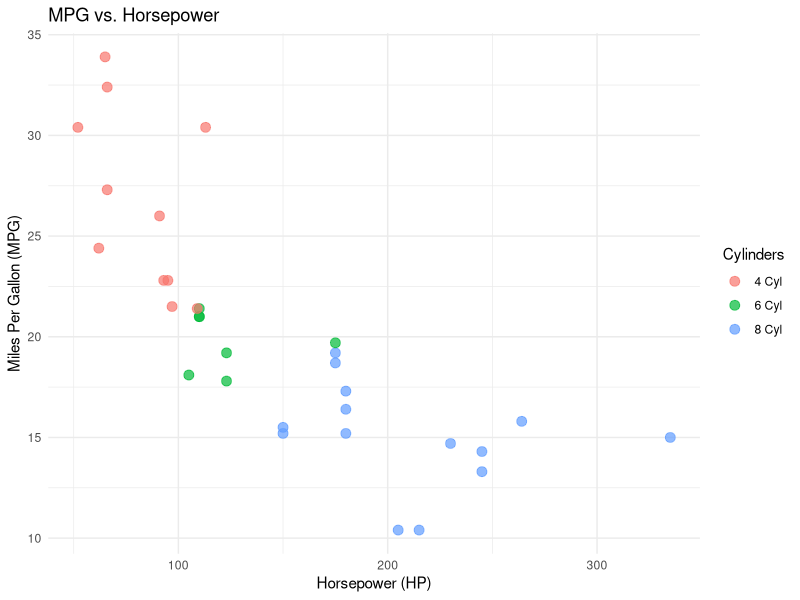

Generate this figure with R:
# Load necessary libraries
# install.packages("dplyr")
library(ggplot2)
library(dplyr)

# Load the mtcars dataset
data("mtcars")

# Data manipulation: Add a factor column for cylinders
mtcars <- mtcars %>%
  mutate(cyl_factor = factor(cyl, levels = c(4, 6, 8), labels = c("4 Cyl", "6 Cyl", "8 Cyl")))

# Summarize the dataset: Calculate mean MPG by cylinder category
summary_table <- mtcars %>%
  group_by(cyl_factor) %>%
  summarise(mean_mpg = mean(mpg, na.rm = TRUE))

print(summary_table)

# Plot
ggplot(mtcars, aes(x = hp, y = mpg, color = cyl_factor)) +
  geom_point(size = 3, alpha = 0.7) +
  labs(title = "MPG vs. Horsepower",
       x = "Horsepower (HP)",
       y = "Miles Per Gallon (MPG)",
       color = "Cylinders") +
  theme_minimal()